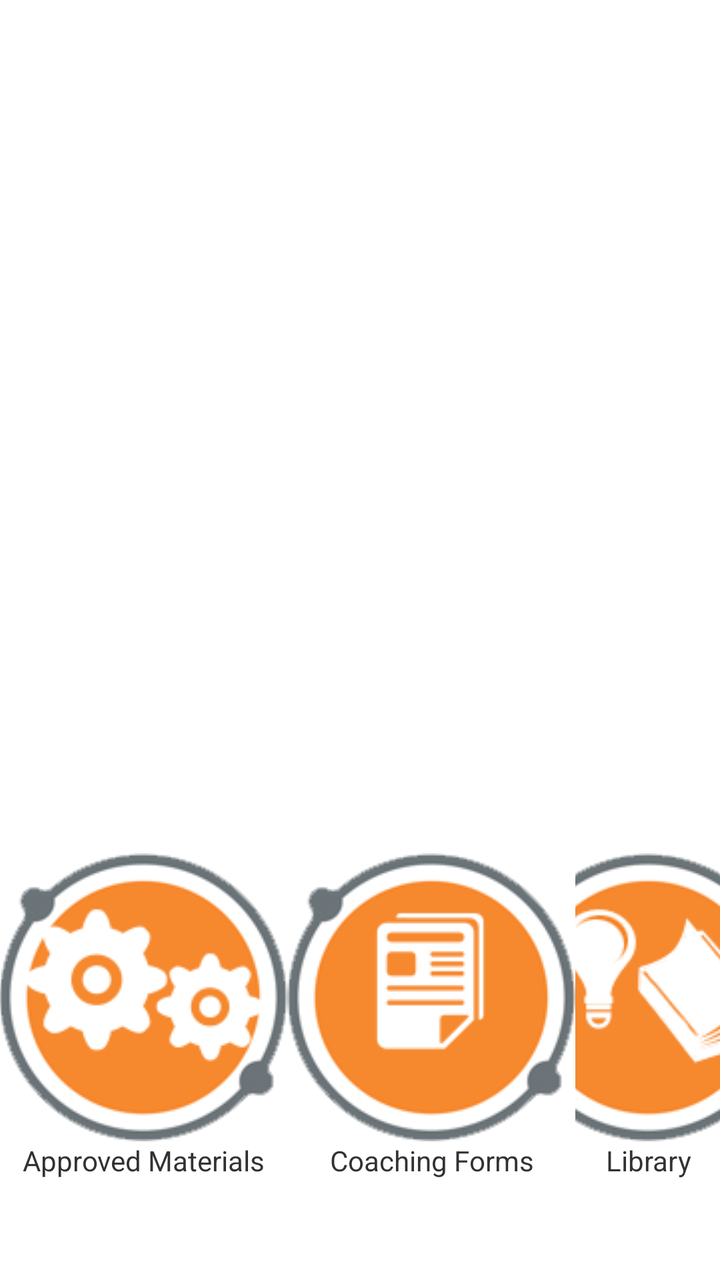
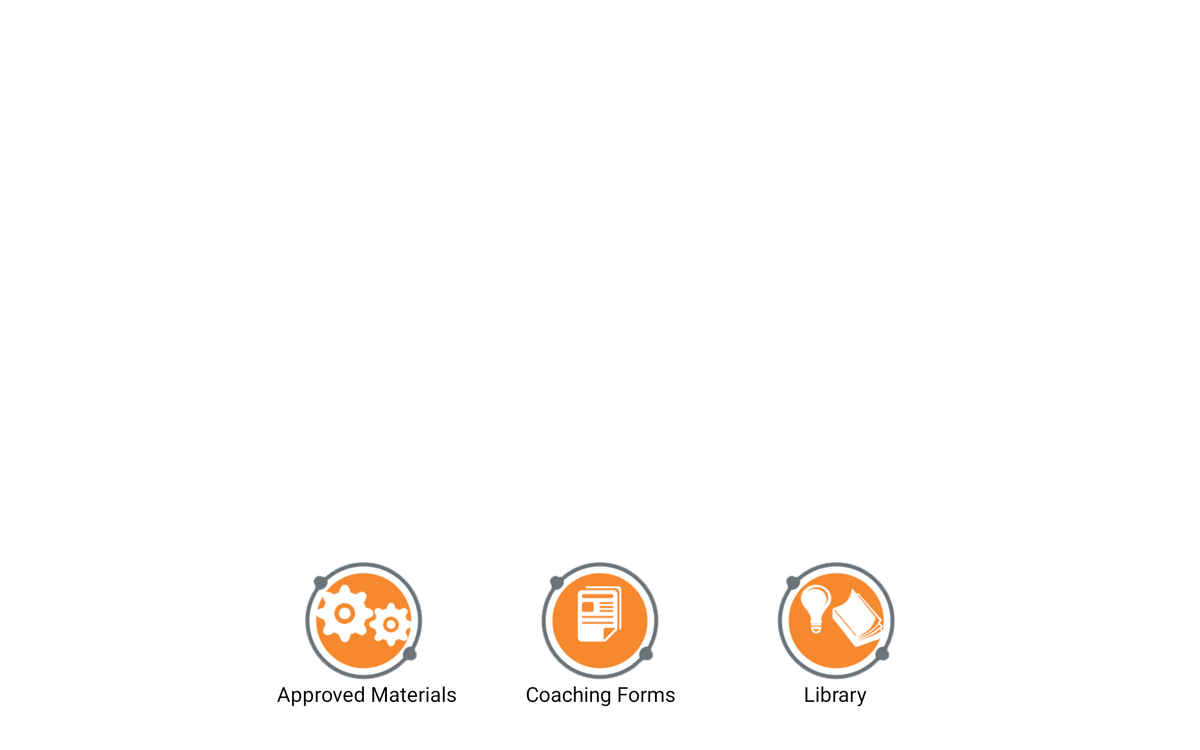

One screen, two layout resources from the same app: the default and the repository's alternative for another configuration. Each is rendered where Android would select it; the XML of both is given below.
<!-- AndroidManifest.xml: application theme AppTheme -->
<!-- res/layout/activity_knowledge_center.xml -->
<LinearLayout xmlns:android="http://schemas.android.com/apk/res/android"
    xmlns:tools="http://schemas.android.com/tools"
    android:layout_width="match_parent"
    android:layout_height="match_parent"
    android:orientation="vertical"
    android:paddingBottom="@dimen/activity_vertical_margin"
    android:paddingLeft="@dimen/activity_horizontal_margin"
    android:paddingRight="@dimen/activity_horizontal_margin"
    android:paddingTop="@dimen/activity_vertical_margin"
    android:weightSum="6"
    tools:context="com.insitehub.saleready_android.KnowledgeCenterActivity" >

    <GridView
        android:id="@+id/gridview_assigned_asset"
        android:layout_width="wrap_content"
        android:layout_height="0dp"
        android:layout_weight="4"
        android:numColumns="2"
        android:text="@string/hello_world" />

    <LinearLayout
        android:layout_width="wrap_content"
        android:layout_height="0dp"
        android:layout_gravity="center_horizontal"
        android:layout_weight="2"
        android:orientation="horizontal" >

        <TextView
            android:id="@+id/approvedMaterials"
            android:layout_width="wrap_content"
            android:layout_height="wrap_content"
            android:drawableTop="@drawable/btn_selling_skills"
            android:gravity="center_horizontal"
            android:text="@string/approved_materials"
           />

        <TextView
            android:id="@+id/coachingForms"
            android:layout_width="wrap_content"
            android:layout_height="wrap_content"
            android:drawableTop="@drawable/btn_product_information"
            android:gravity="center_horizontal"
            android:text="@string/coaching_forms" />

        <TextView
            android:id="@+id/library"
            android:layout_width="wrap_content"
            android:layout_height="wrap_content"
            android:drawableTop="@drawable/btn_market_knowledge"
            android:gravity="center_horizontal"
            android:text="@string/library" />

    </LinearLayout>

</LinearLayout>
<!-- resources referenced by this layout -->
<resources>
  <!-- drawable btn_market_knowledge: png bitmap (drawable, 16585 bytes) -->
  <!-- drawable btn_product_information: png bitmap (drawable, 13291 bytes) -->
  <!-- drawable btn_selling_skills: png bitmap (drawable, 15371 bytes) -->
  <string name="approved_materials">Approved Materials</string>
  <string name="coaching_forms">Coaching Forms</string>
  <string name="hello_world">Hello world!</string>
  <string name="library">Library</string>
  <style name="AppTheme" parent="@android:style/Theme.Holo.Light.DarkActionBar">
          <item name="android:actionBarItemBackground">@drawable/action_bar_menu_item_selector</item>
          <item name="android:actionBarWidgetTheme">@style/AppTheme.Widget</item>
          <item name="android:windowBackground">@color/white</item>
          <item name="android:actionBarStyle">@style/ActionBarStyle</item>
          <item name="android:windowAnimationStyle">@style/MyAnimation.Activity</item>
          <item name="android:choiceMode">singleChoice</item>
      </style>
  <style name="AppTheme.Widget" parent="@android:style/Theme.Holo">
          <item name="android:popupMenuStyle">@style/ActionBarOverflowStyle</item>
      </style>
  <color name="white">#FFFFFF</color>
  <style name="ActionBarStyle" parent="@android:style/Widget.Holo.Light.ActionBar.Solid.Inverse">
          <item name="android:background">@color/orange</item>
          <item name="android:titleTextStyle">@style/ActionBarTextStyle</item>
      </style>
  <style name="MyAnimation.Activity" parent="@android:style/Animation.Activity">
          <item name="android:activityOpenEnterAnimation">@anim/slide_in_right</item>
          <item name="android:activityOpenExitAnimation">@anim/slide_holder</item>
          <item name="android:activityCloseEnterAnimation">@anim/slide_holder</item>
          <item name="android:activityCloseExitAnimation">@anim/slide_out_right</item>
      </style>
  <style name="ActionBarOverflowStyle" parent="@android:style/Widget.Holo.Light.ListPopupWindow">
          <item name="android:popupBackground">@drawable/menu_dropdown_panel</item>	
      </style>
  <color name="orange">#F36F36</color>
  <style name="ActionBarTextStyle" parent="@android:style/TextAppearance.DeviceDefault">
          <item name="android:textColor">@color/white</item>
      </style>
  <!-- drawable menu_dropdown_panel: png bitmap (drawable, 1301 bytes) -->
</resources>
<!-- res/layout-sw720dp-land/activity_knowledge_center.xml (the repository's variant of the layout above) -->
<!-- drawn on a large tablet held sideways -->
<RelativeLayout xmlns:android="http://schemas.android.com/apk/res/android"
    xmlns:tools="http://schemas.android.com/tools"
    android:layout_width="match_parent"
    android:layout_height="match_parent"
    android:id="@+id/knowledge_center_main_wrapper"
    tools:context="com.insitehub.saleready_android.KnowledgeCenterActivity" >

    <GridView
        android:id="@+id/gridview_assigned_asset"
        android:layout_width="wrap_content"
        android:layout_height="440dp"
        android:layout_marginLeft="@dimen/activity_horizontal_margin"
        android:layout_marginRight="@dimen/activity_horizontal_margin"
        android:layout_marginTop="@dimen/activity_vertical_margin"
        android:numColumns="2"
        android:text="@string/hello_world" />

    <ImageView
        android:id="@+id/approved_materials_button"
        android:layout_width="125dp"
        android:layout_height="125dp"
        android:layout_alignParentLeft="true"
        android:layout_alignTop="@+id/coaching_forms_button"
        android:layout_marginLeft="325dp"
        android:minHeight="?android:attr/listPreferredItemHeight"
        android:onClick="navigate"
        android:src="@drawable/btn_selling_skills" />

    <TextView
        android:id="@+id/approved_materials_text"
        style="@style/MainActivityTextStyle10"
        android:layout_width="wrap_content"
        android:layout_height="wrap_content"
        android:layout_alignParentLeft="true"
        android:layout_alignTop="@+id/coaching_forms_text"
        android:layout_marginLeft="295dp"
        android:text="@string/approved_materials" />

    <ImageView
        android:id="@+id/coaching_forms_button"
        android:layout_width="125dp"
        android:layout_height="125dp"
        android:layout_alignParentBottom="true"
        android:layout_centerHorizontal="true"
        android:layout_centerVertical="false"
        android:layout_marginBottom="75dp"
        android:minHeight="?android:attr/listPreferredItemHeight"
        android:onClick="navigate"
        android:src="@drawable/btn_product_information" />

    <TextView
        android:id="@+id/coaching_forms_text"
        style="@style/MainActivityTextStyle10"
        android:layout_width="wrap_content"
        android:layout_height="wrap_content"
        android:layout_alignParentBottom="true"
        android:layout_centerHorizontal="true"
        android:layout_marginBottom="45dp"
        android:text="@string/coaching_forms" />

    <ImageView
        android:id="@+id/library_button"
        android:layout_width="125dp"
        android:layout_height="125dp"
        android:layout_alignParentRight="true"
        android:layout_alignTop="@+id/coaching_forms_button"
        android:layout_marginRight="325dp"
        android:minHeight="?android:attr/listPreferredItemHeight"
        android:onClick="navigate"
        android:src="@drawable/btn_market_knowledge" />

    <TextView
        android:id="@+id/library_text"
        style="@style/MainActivityTextStyle10"
        android:layout_width="wrap_content"
        android:layout_height="wrap_content"
        android:layout_alignParentRight="true"
        android:layout_alignTop="@+id/coaching_forms_text"
        android:layout_marginRight="355dp"
        android:text="@string/library" />

</RelativeLayout>
<!-- resources referenced by the variant -->
<!-- as a large tablet held sideways resolves them -->
<resources>
  <!-- drawable btn_market_knowledge: png bitmap (drawable, 16585 bytes) -->
  <!-- drawable btn_product_information: png bitmap (drawable, 13291 bytes) -->
  <!-- drawable btn_selling_skills: png bitmap (drawable, 15371 bytes) -->
  <string name="approved_materials">Approved Materials</string>
  <string name="coaching_forms">Coaching Forms</string>
  <string name="hello_world">Hello world!</string>
  <string name="library">Library</string>
  <style name="MainActivityTextStyle10" parent="@android:style/TextAppearance.DeviceDefault.Large">
  
          
          <item name="android:gravity">center</item>
          <item name="android:color">@color/grey</item>
      </style>
  <style name="AppTheme" parent="@android:style/Theme.Holo.Light.DarkActionBar">
          <item name="android:actionBarItemBackground">@drawable/action_bar_menu_item_selector</item>
          <item name="android:actionBarWidgetTheme">@style/AppTheme.Widget</item>
          <item name="android:windowBackground">@color/white</item>
          <item name="android:actionBarStyle">@style/ActionBarStyle</item>
          <item name="android:windowAnimationStyle">@style/MyAnimation.Activity</item>
          <item name="android:choiceMode">singleChoice</item>
      </style>
  <color name="grey">#DDDDDD</color>
  <style name="AppTheme.Widget" parent="@android:style/Theme.Holo">
          <item name="android:popupMenuStyle">@style/ActionBarOverflowStyle</item>
      </style>
  <color name="white">#FFFFFF</color>
  <style name="ActionBarStyle" parent="@android:style/Widget.Holo.Light.ActionBar.Solid.Inverse">
          <item name="android:background">@color/orange</item>
          <item name="android:titleTextStyle">@style/ActionBarTextStyle</item>
      </style>
  <style name="MyAnimation.Activity" parent="@android:style/Animation.Activity">
          <item name="android:activityOpenEnterAnimation">@anim/slide_in_right</item>
          <item name="android:activityOpenExitAnimation">@anim/slide_holder</item>
          <item name="android:activityCloseEnterAnimation">@anim/slide_holder</item>
          <item name="android:activityCloseExitAnimation">@anim/slide_out_right</item>
      </style>
  <style name="ActionBarOverflowStyle" parent="@android:style/Widget.Holo.Light.ListPopupWindow">
          <item name="android:popupBackground">@drawable/menu_dropdown_panel</item>	
      </style>
  <color name="orange">#F36F36</color>
  <style name="ActionBarTextStyle" parent="@android:style/TextAppearance.DeviceDefault">
          <item name="android:textColor">@color/white</item>
      </style>
  <!-- drawable menu_dropdown_panel: png bitmap (drawable, 1301 bytes) -->
</resources>
